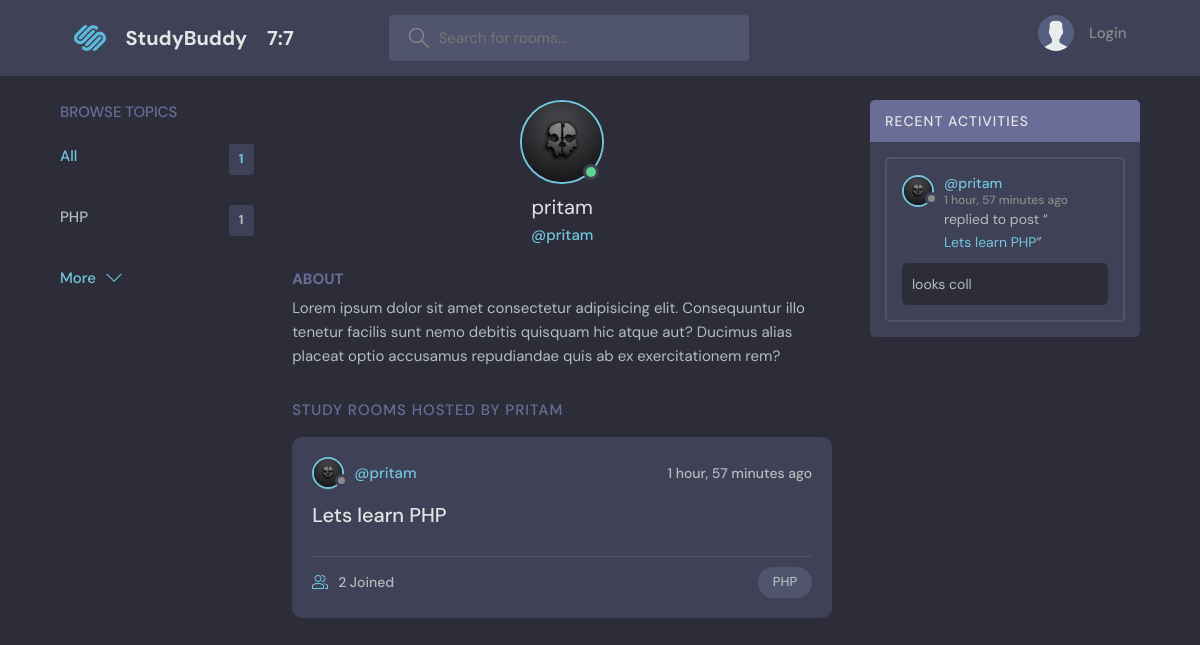
The app's page /profile/1 with its own data.
### base/models.py (models this page shows, shortened)
class Topic(models.Model):
    name = models.CharField(max_length=300)

class User(AbstractUser):
    name = models.CharField(max_length=100, null=True)
    email = models.EmailField(unique=True, null=True)
    bio = models.TextField(null=True)
    avatar = models.ImageField(null=True, default='avatar.svg')
    USERNAME_FIELD = 'username'
    REQUIRED_FIELDS = []

class Room(models.Model):
    host = models.ForeignKey(User, on_delete=models.SET_NULL, null=True)
    topic = models.ForeignKey(Topic, on_delete=models.SET_NULL, null=True)
    name = models.CharField(max_length=200)
    description = models.TextField(null=True, blank=True)   # description can be blank  & forms cant be blank
    participants = models.ManyToManyField( User, related_name='participants', blank=True )
    updated = models.DateTimeField(auto_now=True)       # save value updated every single time (auto_now)
    created = models.DateTimeField(auto_now_add=True)   # only take timstamp if we save multiple times value never change (auto_now_add)
    class Meta:
        ordering = ['-updated', '-created']
    def __str__(self):
        return self.name

class Message(models.Model):
    user = models.ForeignKey(User, on_delete=models.CASCADE)
    room = models.ForeignKey(Room, on_delete=models.CASCADE)
    body = models.TextField()
    updated = models.DateTimeField(auto_now=True)
    created = models.DateTimeField(auto_now_add=True)
    class Meta:
        ordering = ['-updated', '-created']

### base/views.py (the view)
# urls.py: path('profile/<str:pk>', views.userProfile, name='user-profile'),
def userProfile(request, pk):
    user = User.objects.get(id=pk)
    rooms = user.room_set.all()
    room_messages = user.message_set.all()
    topics = Topic.objects.all()
    context = {'user': user, 'rooms': rooms, 'room_messages': room_messages, 'topics': topics}
    return render(request, 'base/profile.html', context)

### base/templates/base/profile.html (shortened to what this page needs)
{% extends 'main.html' %}
{% block content %}
<main class="profile-page layout layout--3">
    <div class="container">
        {% include 'base/topics.html' %}
        <div class="roomList">
            <div class="profile">
                <div class="profile__avatar">
                    <div class="avatar avatar--large active">
                        <img src="{{user.avatar.url}}">
                    </div>
                </div>
                <div class="profile__info">
                    <h3>{{user.username}}</h3>
                    <p>@{{user.username}}</p>
                </div>
                <div class="profile__about">
                    <h3>About</h3>
                    <p>
                        Lorem ipsum dolor sit amet consectetur adipisicing elit. Consequuntur illo tenetur
                        facilis sunt nemo debitis quisquam hic atque aut? Ducimus alias placeat optio
                        accusamus repudiandae quis ab ex exercitationem rem?
                    </p>
                </div>
            </div>
            <div class="roomList__header">
                <div>
                    <h2>Study Rooms Hosted by {{user.username}}</a>
                    </h2>
                </div>
            </div>
            {% include 'base/feed.html' %}
        </div>
        {% include 'base/activity_componet.html' %}
    </div>
</main>
{% endblock content %}

### base/templates/base/topics.html
<div class="topics">
    <div class="topics__header">
        <h2>Browse Topics</h2>
    </div>
    <ul class="topics__list">
        <li>
            <a href="{% url 'home' %}" class="active"> All <span>{{topics.count}}</span></a>
        </li>
        {% for topic in topics %}
        <li>
            <a href="{% url 'home' %}?q={{topic.name}}">{{topic.name}}<span>{{topic.room_set.all.count}}</span></a>
        </li>
        {% endfor %}
    </ul>
    <a class="btn btn--link" href="{% url 'topic' %}">
        More
        <svg version="1.1" xmlns="http://www.w3.org/2000/svg" width="32" height="32" viewBox="0 0 32 32">
            <title>chevron-down</title>
            <path d="M16 21l-13-13h-3l16 16 16-16h-3l-13 13z"></path>
        </svg>
    </a>
</div>

### base/templates/base/feed.html (shortened to what this page needs)
{% for room in rooms %}
<div class="roomListRoom">
    <div class="roomListRoom__header">
        <a href="{% url 'user-profile' room.host.id %}" class="roomListRoom__author">
            <div class="avatar avatar--small">
                <img src="{{room.host.avatar.url}}" />
            </div>
            <span>@{{room.host.username}}</span>
        </a>
        <div class="roomListRoom__actions">
            <span>{{room.created | timesince}} ago</span>
        </div>
    </div>
    <div class="roomListRoom__content">
        <a href="{% url 'room' room.id %}">{{room.name}}</a>
    </div>
    <div class="roomListRoom__meta">
        <a href="{% url 'room' room.id %}" class="roomListRoom__joined">
            {{room.participants.all.count}} Joined
        </a>
        <p class="roomListRoom__topic">{{room.topic.name}}</p>
    </div>
</div>
{% endfor %}

### base/templates/base/activity_componet.html (shortened to what this page needs)
<div class="activities">
    <div class="activities__header">
        <h2>Recent Activities</h2>
    </div>
    {% for message in room_messages %}
    <div class="activities__box">
        <div class="activities__boxHeader roomListRoom__header">
            <a href="{% url 'user-profile' message.user.id %}" class="roomListRoom__author">
                <div class="avatar avatar--small">
                    <img src="{{message.user.avatar.url}}" />
                </div>
                <p>
                    @{{message.user.username}}
                    <span>{{message.created|timesince}} ago</span>
                </p>
            </a>
        </div>
        <div class="activities__boxContent">
            <p>replied to post “<a href="{% url 'room' message.room.id %}">{{message.room}}</a>”</p>
            <div class="activities__boxRoomContent">{{message.body}}</div>
        </div>
    </div>
    {% endfor %}
</div>

### records on screen
Topic: name "PHP", room_set.all.count "1"
User: avatar (picture), username "pritam", username "PRITAM"
Room: host.avatar (picture), host.username "pritam", created "1 hour, 57 minutes", name "Lets learn PHP", participants.all.count "2", topic.name "PHP"
Message: user.avatar (picture), user.username "pritam", created "1 hour, 57 minutes", room "Lets learn PHP", body "looks coll"

### other values on screen
{{ topics.count }} "1"
